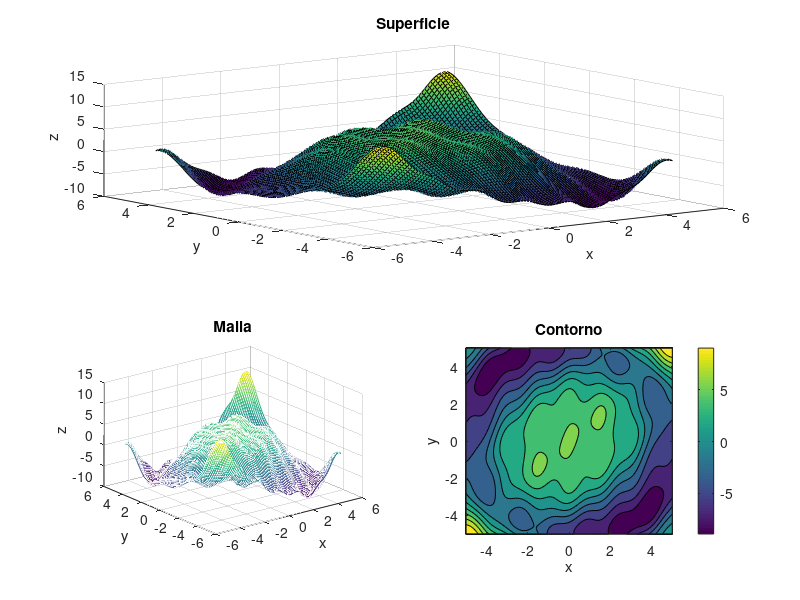

The MATLAB source for this figure:
close all
clear all

% Coordenadas a mostrar en la rejilla (rango se define como inicio:paso:fin)
x = -5:0.1:5;
y = -5:0.1:5;
[X,Y] = meshgrid(x,y); % meshgrid toma dos vectores, y crea dos matrices para que cada par de coordenadas posibles tenga una posición. X repite x numel(y) veces en cada fila, Y repite y numel(x) veces en cada columna.

% Siempre hay que usar "." para las operaciones elemento a elemento
Z = Y.*sin(pi*X/10) + 5*cos((X.^2 + Y.^2)/8) + cos(X+Y).*cos(3*X-Y);

figure;
subplot(2,2,[1 2]); % Divide la ventana de gráfico en 2x2 casillas, y selecciona las dos de arriba (posiciones 1 y 2). Es como en matplotlib
surf(X,Y,Z); % surf dibuja una superficie 3D con los valores Z para cada par (X,Y). Las caras se colorean según la altura Z.
xlabel('x');
ylabel('y');
zlabel('z');
title('Superficie');

subplot(2,2,3); % Abajo a la izquierda
mesh(X,Y,Z); % Como surf, pero sin caras ni color
xlabel('x');
ylabel('y');
zlabel('z');
title('Malla');

subplot(2,2,4); % Abajo a la derecha
contourf(X,Y,Z); % Contorno visto desde arriba, rellenando con color según altura
xlabel('x');
ylabel('y');
title('Contorno');
colorbar; % Añade una leyenda en forma de barra
